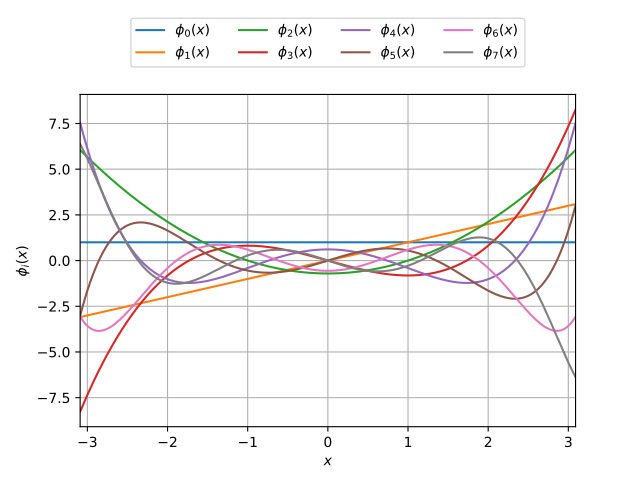

The script that drew this image:
import openturns as ot
import numpy as np
from matplotlib import pyplot as plt
n_functions = 8
function_factory = ot.HermiteFactory()
if function_factory.getClassName() == 'KrawtchoukFactory':
    function_factory = ot.HermiteFactory(n_functions, .5)
functions = [function_factory.build(i) for i in range(n_functions)]
measure = function_factory.getMeasure()
if hasattr(measure, 'getA') and hasattr(measure, 'getB'):
    x_min = measure.getA()
    x_max = measure.getB()
else:
    x_min = measure.computeQuantile(1e-3)[0]
    x_max = measure.computeQuantile(1. - 1e-3)[0]
n_points = 200
meshed_support = np.linspace(x_min, x_max, n_points)
fig = plt.figure()
ax = fig.add_subplot(111)
for i in range(n_functions):
    plt.plot(meshed_support,
             [functions[i](x) for x in meshed_support], lw=1.5,
             label='$\phi_{' + str(i) + '}(x)$')
plt.xlabel('$x$')
plt.ylabel('$\phi_i(x)$')
plt.xlim(x_min, x_max)
plt.grid()
box = ax.get_position()
ax.set_position([box.x0, box.y0, box.width, box.height * 0.9])
plt.legend(loc='upper center', bbox_to_anchor=(.5, 1.25), ncol=4)
